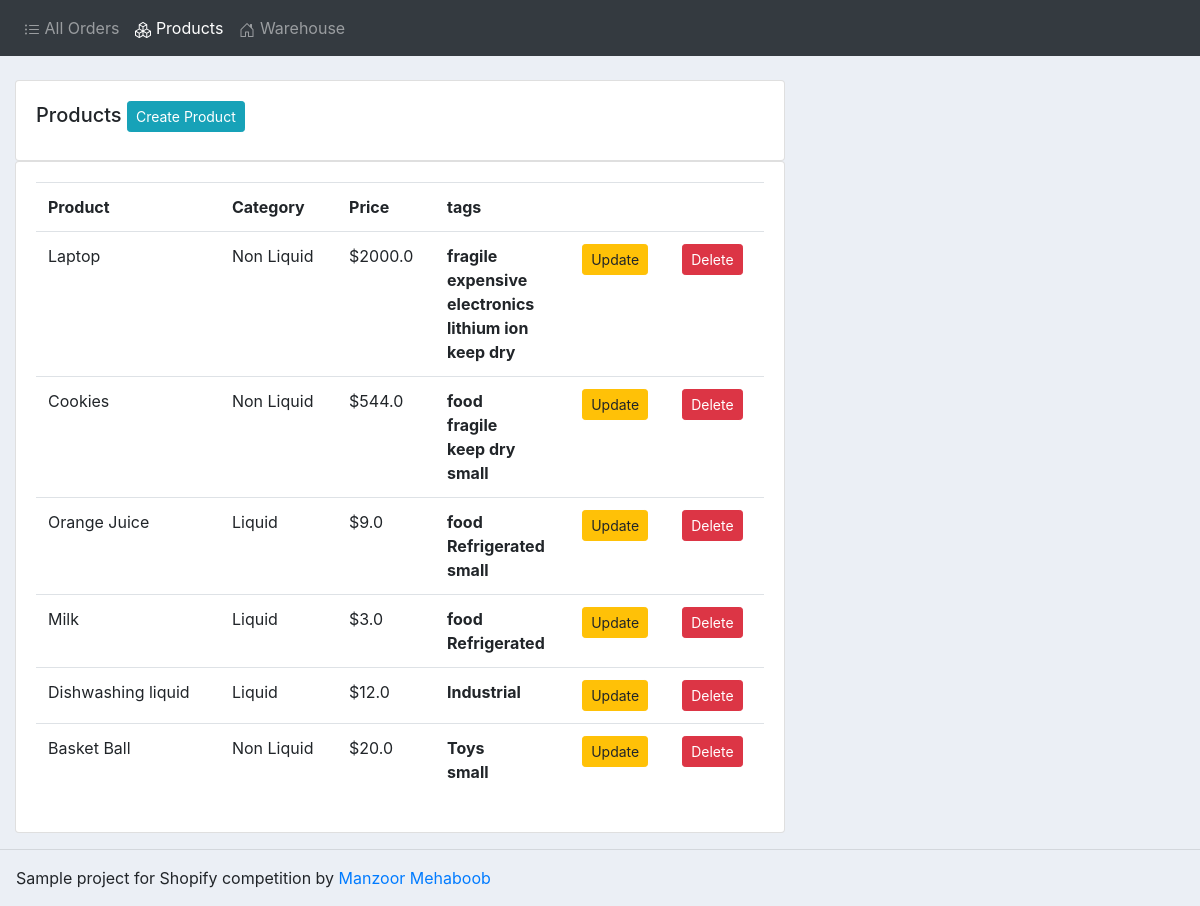
Screenshot of /products/ with the database file from the repository.
### accounts/models.py (models this page shows, shortened)
class Product(models.Model):
	CATEGORY = (
			('Liquid', 'Liquid'),
			('Non Liquid', 'Non Liquid'),
			)
	id = models.AutoField(primary_key=True)
	name = models.CharField(max_length=200, null=True)
	price = models.FloatField(null=True)
	category = models.CharField(max_length=200, null=True, choices=CATEGORY)
	description = models.CharField(max_length=200, null=True, blank=True)
	date_created = models.DateTimeField(auto_now_add=True, null=True)
	tags = models.ManyToManyField(Tag)

class Tag(models.Model):
	id = models.AutoField(primary_key=True)
	name = models.CharField(max_length=200, null=True)

### accounts/views.py (the view)
# urls.py: path('products/', views.products, name='products'),
def products(request):
	products = Product.objects.all()
	return render(request, 'accounts/products.html', {'products':products})

### accounts/templates/accounts/products.html
{% extends 'accounts/main.html' %}
{% block content %}
<br>
<div class="row">
	<div class="col-md-8">
		<div class="card card-body">
			<h5>Products <a class="btn btn-sm btn-info" href="{% url 'create_product' %}">Create Product</a></h5>
		</div>
		<div class="card card-body">
			<table class="table">
				<tr>
					<th>Product</th>
					<th>Category</th>
					<th>Price</th>
					<th>tags</th>
					<th></th>
					<th></th>
				</tr>
				{% for i in products %}
				<tr>
					<td>{{i.name}}</td>
					<td>{{i.category}}</td>
					<td>${{i.price}}</td>
					<td><b>{% for j in i.tags.all %} {{j.name}} <br /> {% endfor %}</b></td>
					<td><a class="btn btn-sm btn-warning" href="{% url 'update_product' i.id %}">Update</a></td>
					<td><a class="btn btn-sm btn-danger" href="{% url 'delete_product' i.id %}">Delete</a></td>
				</tr>
				{% endfor %}
			</table>
		</div>
	</div>
</div>
{% endblock content %}

### static/css/main.css (style rules this page uses)
body { background-color: #ebeff5; }

### rows the page displays
Product: name "Laptop", category "Non Liquid", price "2000.0"
Tag: name "fragile"
Tag: name "expensive"
Tag: name "electronics"
Tag: name "lithium ion"
Tag: name "keep dry"
Product: name "Cookies", category "Non Liquid", price "544.0"
Tag: name "food"
Tag: name "small"
Product: name "Orange Juice", category "Liquid", price "9.0"
Tag: name "Refrigerated"
Product: name "Milk", category "Liquid", price "3.0"
Product: name "Dishwashing liquid", category "Liquid", price "12.0"
Tag: name "Industrial"
Product: name "Basket Ball", category "Non Liquid", price "20.0"
Tag: name "Toys"
